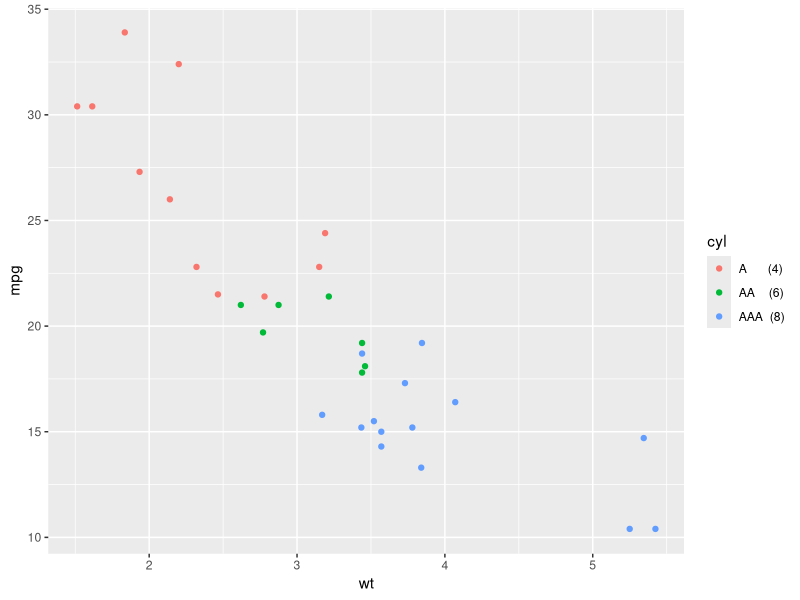

This figure's R source:
library(dplyr)
library(ggplot2)

mtcars %>%
  mutate(cyl = paste0(
    stringr::str_pad(
      c("", "A", "AA", "AAA")[cyl/2],
      pad = "\u2007", # <<-- "figure space"
      width = 4,
      side = "right"
    ),
    "(", cyl, ")"
  )) %>%
  ggplot(aes(wt, mpg, colour = cyl)) + geom_point()
